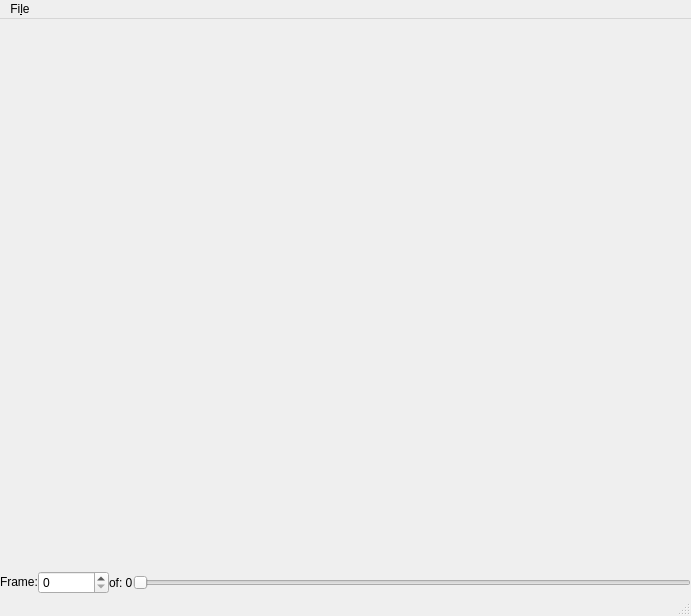
<?xml version="1.0" encoding="UTF-8"?>
<ui version="4.0">
 <class>ImageViewerWindow</class>
 <widget class="QMainWindow" name="ImageViewerWindow">
  <property name="geometry">
   <rect>
    <x>0</x>
    <y>0</y>
    <width>691</width>
    <height>616</height>
   </rect>
  </property>
  <property name="sizePolicy">
   <sizepolicy hsizetype="Expanding" vsizetype="Expanding">
    <horstretch>0</horstretch>
    <verstretch>0</verstretch>
   </sizepolicy>
  </property>
  <property name="windowTitle">
   <string>Image Viewer</string>
  </property>
  <widget class="QWidget" name="centralwidget">
   <property name="sizePolicy">
    <sizepolicy hsizetype="Expanding" vsizetype="Expanding">
     <horstretch>0</horstretch>
     <verstretch>0</verstretch>
    </sizepolicy>
   </property>
   <layout class="QGridLayout" name="gridLayout">
    <property name="sizeConstraint">
     <enum>QLayout::SetNoConstraint</enum>
    </property>
    <property name="leftMargin">
     <number>0</number>
    </property>
    <property name="topMargin">
     <number>0</number>
    </property>
    <property name="rightMargin">
     <number>0</number>
    </property>
    <property name="bottomMargin">
     <number>0</number>
    </property>
    <property name="spacing">
     <number>0</number>
    </property>
    <item row="0" column="0">
     <layout class="QVBoxLayout" name="verticalLayout" stretch="0,0">
      <property name="spacing">
       <number>0</number>
      </property>
      <item>
       <widget class="QWidget" name="viewerWidgetContainer" native="true">
        <property name="sizePolicy">
         <sizepolicy hsizetype="Expanding" vsizetype="Expanding">
          <horstretch>1</horstretch>
          <verstretch>1</verstretch>
         </sizepolicy>
        </property>
       </widget>
      </item>
      <item>
       <layout class="QHBoxLayout" name="horizontalLayout">
        <property name="spacing">
         <number>0</number>
        </property>
        <item>
         <widget class="QLabel" name="framesLabel">
          <property name="sizePolicy">
           <sizepolicy hsizetype="Preferred" vsizetype="Fixed">
            <horstretch>0</horstretch>
            <verstretch>0</verstretch>
           </sizepolicy>
          </property>
          <property name="text">
           <string>Frame:</string>
          </property>
          <property name="buddy">
           <cstring>framesQSpinBox</cstring>
          </property>
         </widget>
        </item>
        <item>
         <widget class="QSpinBox" name="framesQSpinBox">
          <property name="sizePolicy">
           <sizepolicy hsizetype="Fixed" vsizetype="Fixed">
            <horstretch>0</horstretch>
            <verstretch>0</verstretch>
           </sizepolicy>
          </property>
          <property name="minimumSize">
           <size>
            <width>48</width>
            <height>0</height>
           </size>
          </property>
          <property name="mouseTracking">
           <bool>true</bool>
          </property>
          <property name="toolTip">
           <string>Select frame</string>
          </property>
          <property name="whatsThis">
           <string>Current frame number</string>
          </property>
          <property name="showGroupSeparator" stdset="0">
           <bool>true</bool>
          </property>
          <property name="maximum">
           <number>999999999</number>
          </property>
         </widget>
        </item>
        <item>
         <widget class="QLabel" name="nFramesLabel">
          <property name="text">
           <string>of: 0</string>
          </property>
         </widget>
        </item>
        <item>
         <widget class="QSlider" name="framesQSlider">
          <property name="sizePolicy">
           <sizepolicy hsizetype="Expanding" vsizetype="Fixed">
            <horstretch>0</horstretch>
            <verstretch>0</verstretch>
           </sizepolicy>
          </property>
          <property name="mouseTracking">
           <bool>true</bool>
          </property>
          <property name="toolTip">
           <string>Select frame</string>
          </property>
          <property name="whatsThis">
           <string>Frame selector slider</string>
          </property>
          <property name="autoFillBackground">
           <bool>false</bool>
          </property>
          <property name="orientation">
           <enum>Qt::Horizontal</enum>
          </property>
         </widget>
        </item>
       </layout>
      </item>
     </layout>
    </item>
   </layout>
  </widget>
  <widget class="QMenuBar" name="menubar">
   <property name="geometry">
    <rect>
     <x>0</x>
     <y>0</y>
     <width>691</width>
     <height>27</height>
    </rect>
   </property>
   <widget class="QMenu" name="menuFile">
    <property name="title">
     <string>Fi&amp;le</string>
    </property>
    <widget class="QMenu" name="menuExport">
     <property name="title">
      <string>&amp;Export frame</string>
     </property>
     <addaction name="actionExportAsPNG"/>
     <addaction name="actionExportAsSVG"/>
     <addaction name="actionExportAsTIFF"/>
     <addaction name="actionExportAsHDF5"/>
     <addaction name="actionExportAsPickle"/>
     <addaction name="actionExportToWorkspace"/>
    </widget>
    <widget class="QMenu" name="menuSave">
     <property name="title">
      <string>&amp;Save</string>
     </property>
     <addaction name="actionSaveTIFF"/>
     <addaction name="actionHDF5"/>
     <addaction name="actionPickle"/>
     <addaction name="actionTo_workspace"/>
    </widget>
    <addaction name="separator"/>
    <addaction name="actionView"/>
    <addaction name="menuSave"/>
    <addaction name="menuExport"/>
    <addaction name="actionClose"/>
    <addaction name="separator"/>
    <addaction name="actionRefresh"/>
   </widget>
   <addaction name="menuFile"/>
  </widget>
  <widget class="QStatusBar" name="statusbar"/>
  <action name="actionClose">
   <property name="text">
    <string>&amp;Close</string>
   </property>
  </action>
  <action name="actionColorMap">
   <property name="text">
    <string>&amp;Color Map</string>
   </property>
  </action>
  <action name="actionImageScale">
   <property name="text">
    <string>&amp;Image Scale</string>
   </property>
  </action>
  <action name="actionImageGamma">
   <property name="text">
    <string>Image &amp;Gamma</string>
   </property>
  </action>
  <action name="actionOpen">
   <property name="text">
    <string>&amp;Open</string>
   </property>
  </action>
  <action name="actionCrosshair_Cursor">
   <property name="text">
    <string>Crosshair</string>
   </property>
  </action>
  <action name="actionVertical_Cursor">
   <property name="text">
    <string>Vertical</string>
   </property>
  </action>
  <action name="actionHorizontal_Cursor">
   <property name="text">
    <string>Horizontal</string>
   </property>
  </action>
  <action name="actionRemove_Cursor">
   <property name="text">
    <string>Remove Cursor...</string>
   </property>
  </action>
  <action name="actionExportAsPNG">
   <property name="text">
    <string>&amp;PNG</string>
   </property>
  </action>
  <action name="actionExportAsSVG">
   <property name="text">
    <string>&amp;SVG</string>
   </property>
  </action>
  <action name="actionExportAsTIFF">
   <property name="text">
    <string>&amp;TIFF</string>
   </property>
  </action>
  <action name="actionSaveTIFF">
   <property name="text">
    <string>&amp;TIFF</string>
   </property>
  </action>
  <action name="actionView">
   <property name="text">
    <string>&amp;View...</string>
   </property>
   <property name="toolTip">
    <string>View image from workspace</string>
   </property>
   <property name="statusTip">
    <string>View image from workspace</string>
   </property>
   <property name="whatsThis">
    <string>View image from workspace</string>
   </property>
  </action>
  <action name="actionRefresh">
   <property name="text">
    <string>&amp;Refresh</string>
   </property>
   <property name="toolTip">
    <string>Refresh image display - only works for images in the workspace</string>
   </property>
   <property name="statusTip">
    <string>Refresh image display - only works for images in the workspace</string>
   </property>
   <property name="whatsThis">
    <string>Refresh image display - only works for images in the workspace</string>
   </property>
  </action>
  <action name="actionHDF5">
   <property name="text">
    <string>HDF5</string>
   </property>
  </action>
  <action name="actionPickle">
   <property name="text">
    <string>Pickle</string>
   </property>
  </action>
  <action name="actionExportAsHDF5">
   <property name="text">
    <string>HDF5</string>
   </property>
  </action>
  <action name="actionExportAsPickle">
   <property name="text">
    <string>Pickle</string>
   </property>
  </action>
  <action name="actionExportToWorkspace">
   <property name="text">
    <string>To workspace</string>
   </property>
  </action>
  <action name="actionTo_workspace">
   <property name="text">
    <string>To workspace</string>
   </property>
  </action>
 </widget>
 <resources/>
 <connections>
  <connection>
   <sender>actionClose</sender>
   <signal>triggered()</signal>
   <receiver>ImageViewerWindow</receiver>
   <slot>close()</slot>
   <hints>
    <hint type="sourcelabel">
     <x>-1</x>
     <y>-1</y>
    </hint>
    <hint type="destinationlabel">
     <x>233</x>
     <y>176</y>
    </hint>
   </hints>
  </connection>
 </connections>
</ui>
